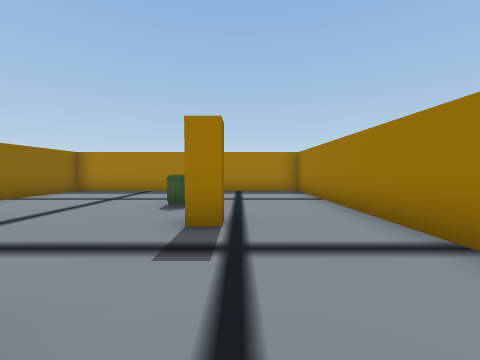
View 1 (above)

17 first-person views from a walk through a scene from a Unity 3-D project. The camera is 1.5 m above the floor, tilts 2° down and sees 90° across. Doors are open. The floor is counted in squares, 2 m on a side. Each view is taken from the middle of a square. On the plan, view 1 faces up. The plan holds only what a view shows up to about 9 squares ahead; the rest is blank. The place goes on beyond the plan. Some animated figures are not drawn. Some surface patterns are stand-ins.

View 2
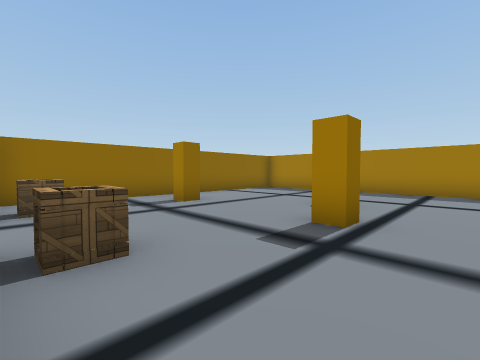

View 3
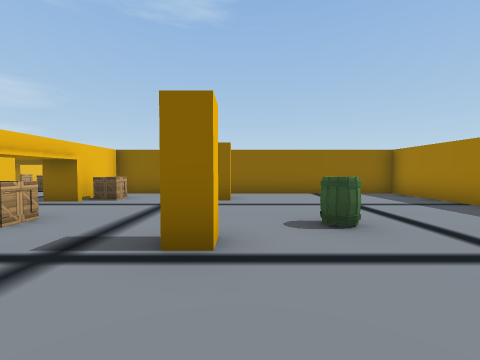

View 4
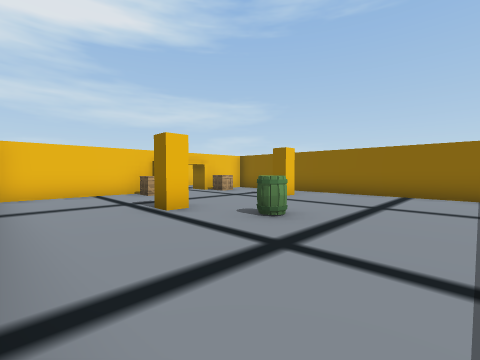

View 5
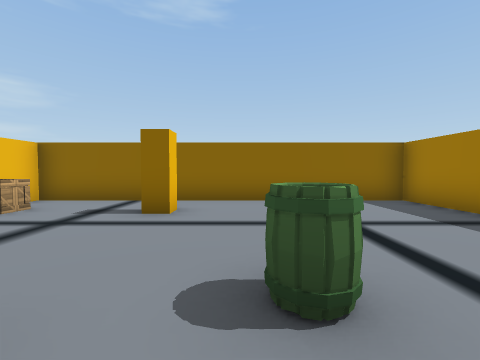

View 6
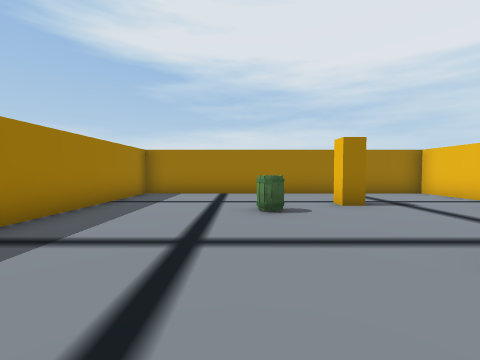

View 7
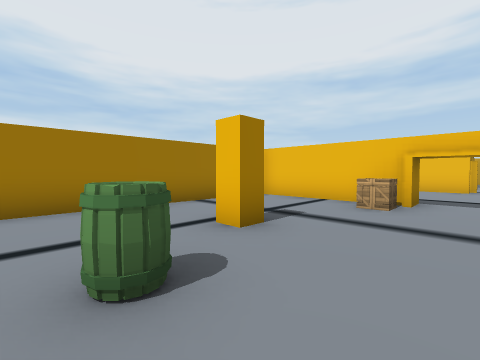

View 8
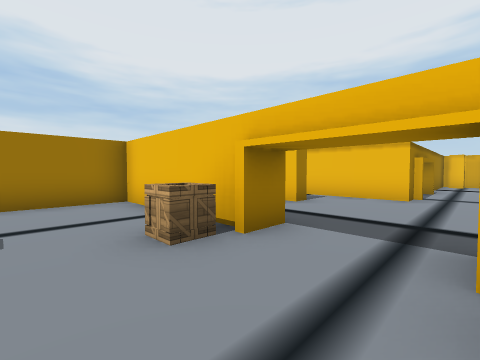

View 9
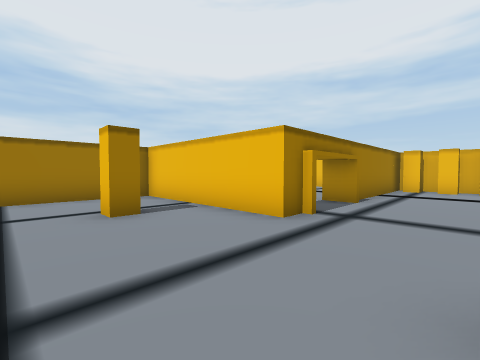

View 10
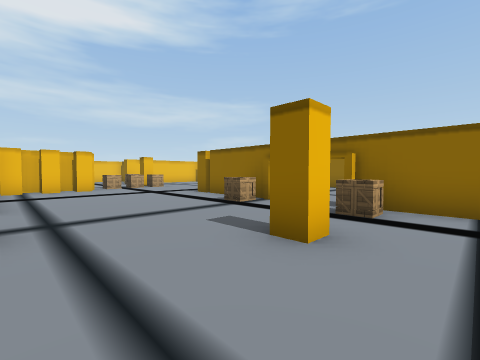

View 11
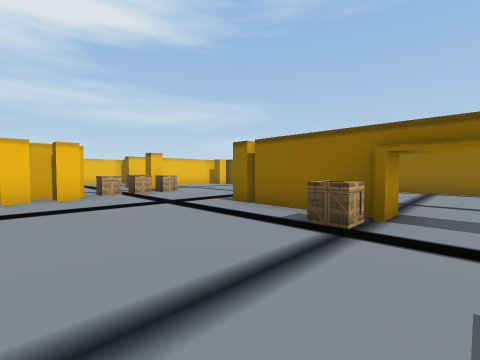

View 12
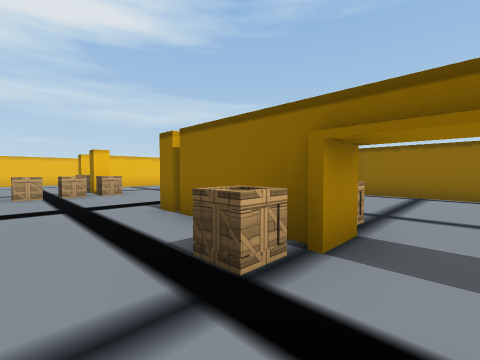

View 13
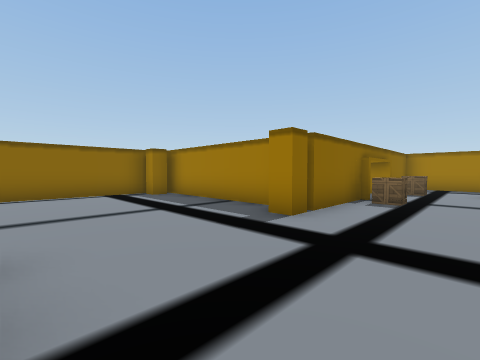

View 14
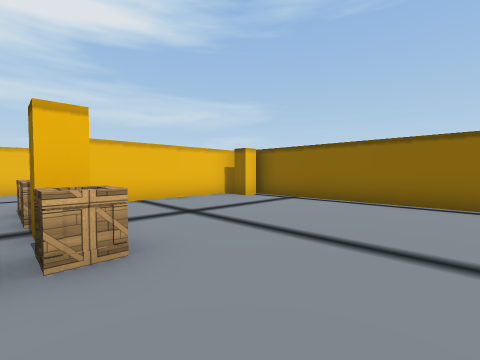

View 15
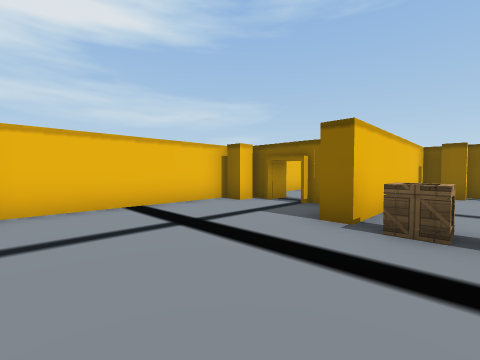

View 16
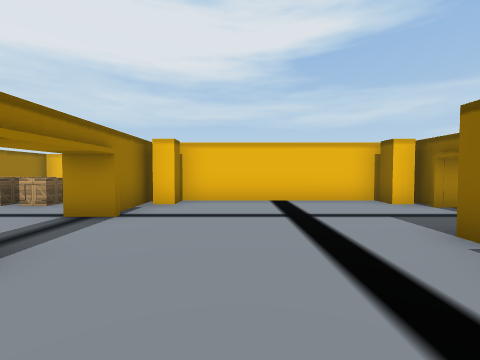

View 17
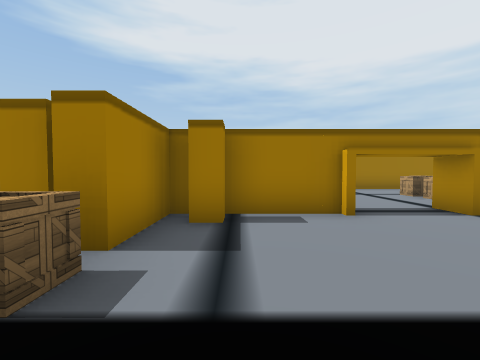

### Floor plan
Points are (right, up) in squares from view 1. A wall is a line through its corners. A room is listed if a view was taken in it or the views show most of it. See-through windows are left out.
Room 1 (views 1, 2, 3, 4, 5, 6, 7, 8)
walls: (-1.4, -0.3) (2.2, -0.3) (2.2, 9.3) (-6.2, 9.3) (-6.2, -0.3) (-4.6, -0.3)
ways out: open door at (-3, -0.5) to room 2
objects: other object (-5, 3) to (-4, 4); crate (-4, 0); crate (-2, 0); other object (-1, 3) to (0, 4); barrel (-1, 5)
Room 2 (views 9, 10, 11, 12, 13, 14, 15, 16, 17)
walls: (-9.4, -8.7) (-13.5, -8.7); (-8.3, -7.4) (-8.3, -8.6); (-2.8, -11.5) (-2.8, -8.6); (-2.6, -5.3) (0.4, -5.3); (-3.8, -16.5) (-3.8, -13.7); (-14.3, -9.5) (-14.3, -16.5); (-8.3, -1.9) (-8.3, -2.6); (-14.3, -5) (-14.3, -7.9); (-6, -0.7) (-6.5, -0.7); (-13.3, -17.2) (-8.6, -17.2); (2.2, -5.2) (2.2, -1.9); (-10.3, -19.9) (-10.3, -20.5); (-3.8, -20.4) (-3.8, -19.4); (-9.3, -21.2) (-4.8, -21.2)
ways out: open door at (-3, -0.5) to room 1; open door at (-3.5, -18); open door at (-2.3, -6.7)
objects: other object (-14, -17); other object (-14, -9); other object (-10, -21); other object (-9, -9) to (-8, -9); crate (-9, -6); crate (-8, -17); crate (-8, -16); crate (-8, -14); crate (-8, -7) to (-8, -6); crate (-8, -4) to (-8, -3); crate (-7, -14); crate (-6, -14); other object (-6, -4) to (-5, -3); other object (-5, -13); other object (-4, -21); other object (-4, -19) to (-3, -19); other object (-4, -17) to (-3, -17); other object (-4, -15); other object (-4, -13); other object (-4, -1); other object (-3, -13); other object (-3, -8) to (-2, -8); other object (-3, -6); other object (-2, -12); other object (-2, -1); other object (-1, -4) to (0, -3)

Where each view was taken, in squares from view 1:
view 1: 0 up, 0 right, facing up
view 2: 0 up, 1 right, facing up-left
view 3: 4 up, 2 right, facing left
view 4: 8 up, 2 right, facing down-left
view 5: 5 up, 0 right, facing left
view 6: 6 up, 6 left, facing right
view 7: 6 up, 3 left, facing down-right
view 8: 2 up, 4 left, facing down-right
view 9: 2 down, 5 left, facing down-right
view 10: 2 down, 3 left, facing down-left
view 11: 5 down, 4 left, facing down-left
view 12: 5 down, 6 left, facing down-left
view 13: 13 down, 6 left, facing up-left
view 14: 11 down, 8 left, facing down-left
view 15: 16 down, 5 left, facing down-left
view 16: 15 down, 6 left, facing down
view 17: 15 down, 8 left, facing right
